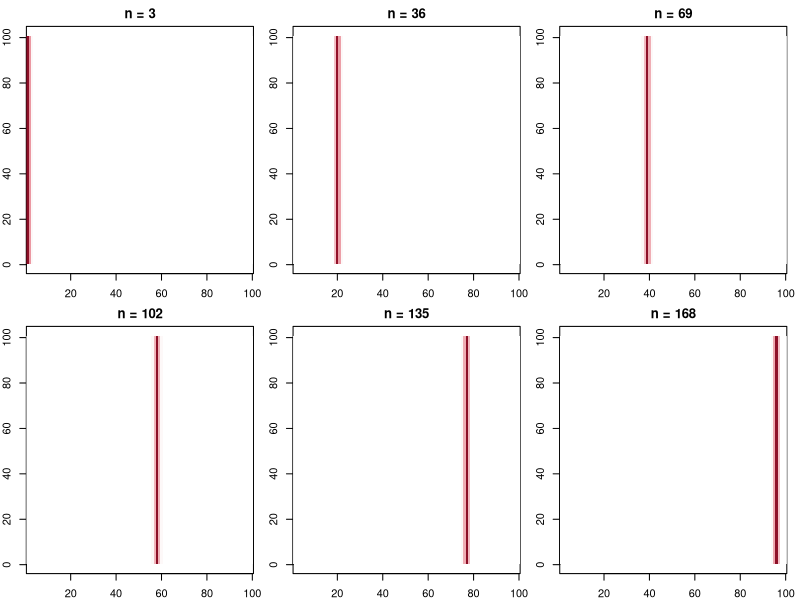

Write the R code that produced this figure.
# Fig. 2.23: Propagation in the plane, regular wave (book, Section 2.5, Eq. 2.35)
# 100 x 100 cells, parameters as for the ring; the left edge is stimulated, the wave travels to the right and leaves the domain
# (c) 2026 Philipp Kügler · Program for the book "Dynamical Systems in the Life Sciences" · MIT License (see LICENSE)
a <- 0.89; b <- 0.6; c <- 0.28; k <- 0.02; d <- 0.4
f1 <- function(y1, y2) y1^2 * exp(y2 - y1) + k
y1r <- 0.2; y2r <- c / (1 - a)
for (j in 1:180) { y1neu <- f1(y1r, y2r); y2r <- a * y2r - b * y1r + c; y1r <- y1neu }   # resting state of a single cell

ebene <- function(blockade, schritte, Z = 100) {
  # Z x Z cells, no-flux boundary; left edge (i = 1) starts excited. List of the states y1 for n = 0, 1, 2, ...
  Y1 <- matrix(y1r, Z, Z); Y2 <- matrix(y2r, Z, Z); Y1[1, ] <- 0.3
  vor <- c(2:Z, Z); zur <- c(1, 1:(Z - 1))   # neighbor indices, at the boundary the cell itself
  zustaende <- list(Y1)
  for (n in 1:schritte) {
    D <- matrix(d, Z, Z)
    if (blockade && n >= 50 && n <= 52) D[28:30, 1:50] <- 0   # block in the region [28, 30] x [1, 50]
    F <- f1(Y1, Y2)
    Y1neu <- (1 - D) * F + D / 4 * (F[vor, ] + F[zur, ] + F[, vor] + F[, zur])
    Y2 <- a * Y2 - b * Y1 + c
    Y1 <- Y1neu
    zustaende[[n + 1]] <- Y1
  }
  zustaende
}
weissrot <- colorRampPalette(c("white", rgb(0.89, 0.44, 0.49), rgb(0.64, 0.08, 0.18), rgb(0.43, 0.04, 0.12)))(64)

Y <- ebene(FALSE, 201)
par(mfrow = c(2, 3), mar = c(2, 2, 2, 1))
for (n in c(3, 36, 69, 102, 135, 168)) {
  image(1:100, 1:100, Y[[n + 1]], col = weissrot, zlim = c(0, 4), main = sprintf("n = %d", n), asp = 1)
  cat(sprintf("n = %3d: wave front at i = %d\n", n, which.max(apply(Y[[n + 1]], 1, max))))
}
